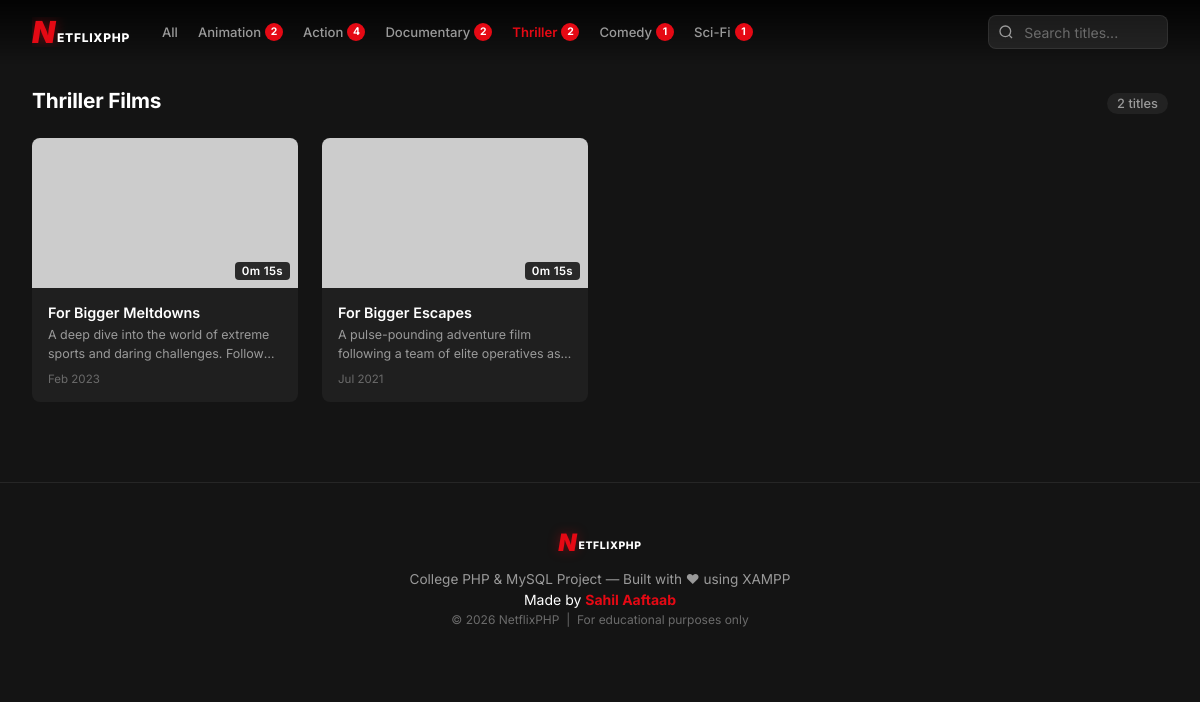
The app's page /index.php?genre=Thriller with its own data.
### tables this page shows
CREATE TABLE videos (
    id           INT          UNSIGNED AUTO_INCREMENT PRIMARY KEY,
    title        VARCHAR(255) NOT NULL,
    description  TEXT         NOT NULL,
    thumbnail_url VARCHAR(500) NOT NULL,
    video_url    VARCHAR(500) NOT NULL,
    duration     VARCHAR(20)  NOT NULL,
    genre        VARCHAR(100) NOT NULL,
    upload_date  DATE         NOT NULL,
    created_at   TIMESTAMP    DEFAULT CURRENT_TIMESTAMP
);

### index.php (the view, shortened to what this page needs)
<?php
require_once 'db_connect.php';
$allowed_genres = ['Animation', 'Action', 'Documentary', 'Thriller', 'Comedy', 'Sci-Fi'];
$selected_genre = '';
if (!empty($_GET['genre']) && in_array($_GET['genre'], $allowed_genres)) {
    $selected_genre = $_GET['genre'];
}
$search = '';
try {
    if ($search !== '') {
        $stmt = $pdo->prepare(
            "SELECT id, title, description, thumbnail_url, duration, genre, upload_date
               FROM videos
              WHERE title LIKE :search OR description LIKE :search
              ORDER BY upload_date DESC"
        );
        $stmt->execute([':search' => '%' . $search . '%']);
    } elseif ($selected_genre !== '') {
        $stmt = $pdo->prepare(
            "SELECT id, title, description, thumbnail_url, duration, genre, upload_date
               FROM videos
              WHERE genre = :genre
              ORDER BY upload_date DESC"
        );
        $stmt->execute([':genre' => $selected_genre]);
    } else {
        $stmt = $pdo->query(
            "SELECT id, title, description, thumbnail_url, duration, genre, upload_date
               FROM videos
              ORDER BY upload_date DESC"
        );
    }
    $videos = $stmt->fetchAll();
} catch (PDOException $e) {
    $videos   = [];
    $db_error = 'Database error: ' . htmlspecialchars($e->getMessage());
}
try {
    $genre_stmt  = $pdo->query("SELECT genre, COUNT(*) as cnt FROM videos GROUP BY genre ORDER BY genre");
    $genre_counts = $genre_stmt->fetchAll(PDO::FETCH_KEY_PAIR);
} catch (PDOException $e) {
    $genre_counts = [];
}
?>
<!DOCTYPE html>
<html lang="en">
<head>
    <link rel="stylesheet" href="css/style.css">
</head>
<body>
<nav class="navbar" id="navbar">
    <div class="nav-left">
        <a href="index.php" class="logo" aria-label="NetflixPHP Home">
            <span class="logo-text" aria-hidden="true">
                <span class="logo-n">N</span><span class="logo-brand">ETFLIXPHP</span>
            </span>
        </a>
        <ul class="nav-genres" role="list">
            <li>
                <a href="index.php"
                   class="genre-link <?= $selected_genre === '' && $search === '' ? 'active' : '' ?>">
                    All
                </a>
            </li>
            <?php foreach ($allowed_genres as $g): ?>
            <li>
                <a href="index.php?genre=<?= urlencode($g) ?>"
                   class="genre-link <?= $selected_genre === $g ? 'active' : '' ?>">
                    <?= htmlspecialchars($g) ?>
                    <?php if (!empty($genre_counts[$g])): ?>
                        <span class="genre-badge"><?= $genre_counts[$g] ?></span>
                    <?php endif; ?>
                </a>
            </li>
            <?php endforeach; ?>
        </ul>
    </div>
    <div class="nav-right">
        <form action="index.php" method="GET" class="search-form" role="search">
            <div class="search-wrapper">
                <svg class="search-icon" viewBox="0 0 24 24" fill="none" stroke="currentColor" stroke-width="2" aria-hidden="true">
                    <circle cx="11" cy="11" r="8"/><path d="m21 21-4.35-4.35"/>
                </svg>
                <input
                    type="text"
                    id="search-input"
                    name="search"
                    class="search-input"
                    placeholder="Search titles..."
                    value="<?= htmlspecialchars($search) ?>"
                    autocomplete="off"
                    aria-label="Search videos"
                >
            </div>
        </form>
    </div>
</nav>
<?php
$no_hero = ($search !== '' || $selected_genre !== '' || empty($videos));
?>
<main class="main-content" id="main-content"
      <?= $no_hero ? 'style="padding-top: calc(var(--navbar-h) + 1.5rem);"' : '' ?>>
    <div class="section-header">
        <h2 class="section-title">
            <?php if ($search !== ''): ?>
                🔍 Results for "<span class="highlight"><?= htmlspecialchars($search) ?></span>"
            <?php elseif ($selected_genre !== ''): ?>
                <?= htmlspecialchars($selected_genre) ?> Films
            <?php else: ?>
                All Videos
            <?php endif; ?>
        </h2>
        <span class="video-count"><?= count($videos) ?> title<?= count($videos) !== 1 ? 's' : '' ?></span>
    </div>
    <?php if (empty($videos) && empty($db_error)): ?>
        <div class="empty-state" role="status">
            <svg viewBox="0 0 24 24" fill="none" stroke="currentColor" stroke-width="1.5" width="64" height="64">
                <path d="m15 15 6 6m-11-4a7 7 0 1 1 0-14 7 7 0 0 1 0 14z"/>
            </svg>
            <p>No videos found<?= $search ? ' for "' . htmlspecialchars($search) . '"' : '' ?>.</p>
            <a href="index.php" class="btn-play" style="font-size:.85rem;padding:.6rem 1.4rem;">Browse All</a>
        </div>
    <?php else: ?>
    <div class="video-grid" id="video-grid">
        <?php foreach ($videos as $video): ?>
        <article class="video-card" id="card-<?= (int)$video['id'] ?>">
            <a href="player.php?id=<?= (int)$video['id'] ?>"
               class="card-link"
               aria-label="Watch <?= htmlspecialchars($video['title']) ?>">
                <div class="card-thumb-wrapper">
                    <span class="duration-badge"><?= htmlspecialchars($video['duration']) ?></span>
                </div>
                <div class="card-info">
                    <h3 class="card-title"><?= htmlspecialchars($video['title']) ?></h3>
                    <p class="card-desc">
                        <?= htmlspecialchars(substr($video['description'], 0, 90)) ?>...
                    </p>
                    <div class="card-meta">
                        <time datetime="<?= htmlspecialchars($video['upload_date']) ?>">
                            <?= date('M Y', strtotime($video['upload_date'])) ?>
                        </time>
                    </div>
                </div>
            </a>
        </article>
        <?php endforeach; ?>
    </div>
    <?php endif; ?>
</main>
<footer class="footer">
    <div class="footer-logo">
        <span class="logo-text logo-text--footer" aria-label="NetflixPHP">
            <span class="logo-n">N</span><span class="logo-brand">ETFLIXPHP</span>
        </span>
    </div>
    <p class="footer-text">
        College PHP &amp; MySQL Project &mdash; Built with ❤ using XAMPP
    </p>
    <p class="footer-credit">
        Made by <strong>Sahil Aaftaab</strong>
    </p>
    <p class="footer-sub">
        &copy; <?= date('Y') ?> NetflixPHP &nbsp;|&nbsp; For educational purposes only
    </p>
</footer>
</body>
</html>

### records on screen
videos: duration "0m 15s", title "For Bigger Meltdowns", description "A deep dive into the world of extreme sports and daring challenges.…", upload_date "Feb 2023"
videos: duration "0m 15s", title "For Bigger Escapes", description "A pulse-pounding adventure film following a team of elite operatives…", upload_date "Jul 2021"

### other values on screen
$g "Animation"
$genre_counts[$g] "2"
$g "Action"
$genre_counts[$g] "4"
$g "Documentary"
$g "Thriller"
$g "Comedy"
$genre_counts[$g] "1"
$g "Sci-Fi"
$selected_genre "Thriller"
count($videos) "2"
